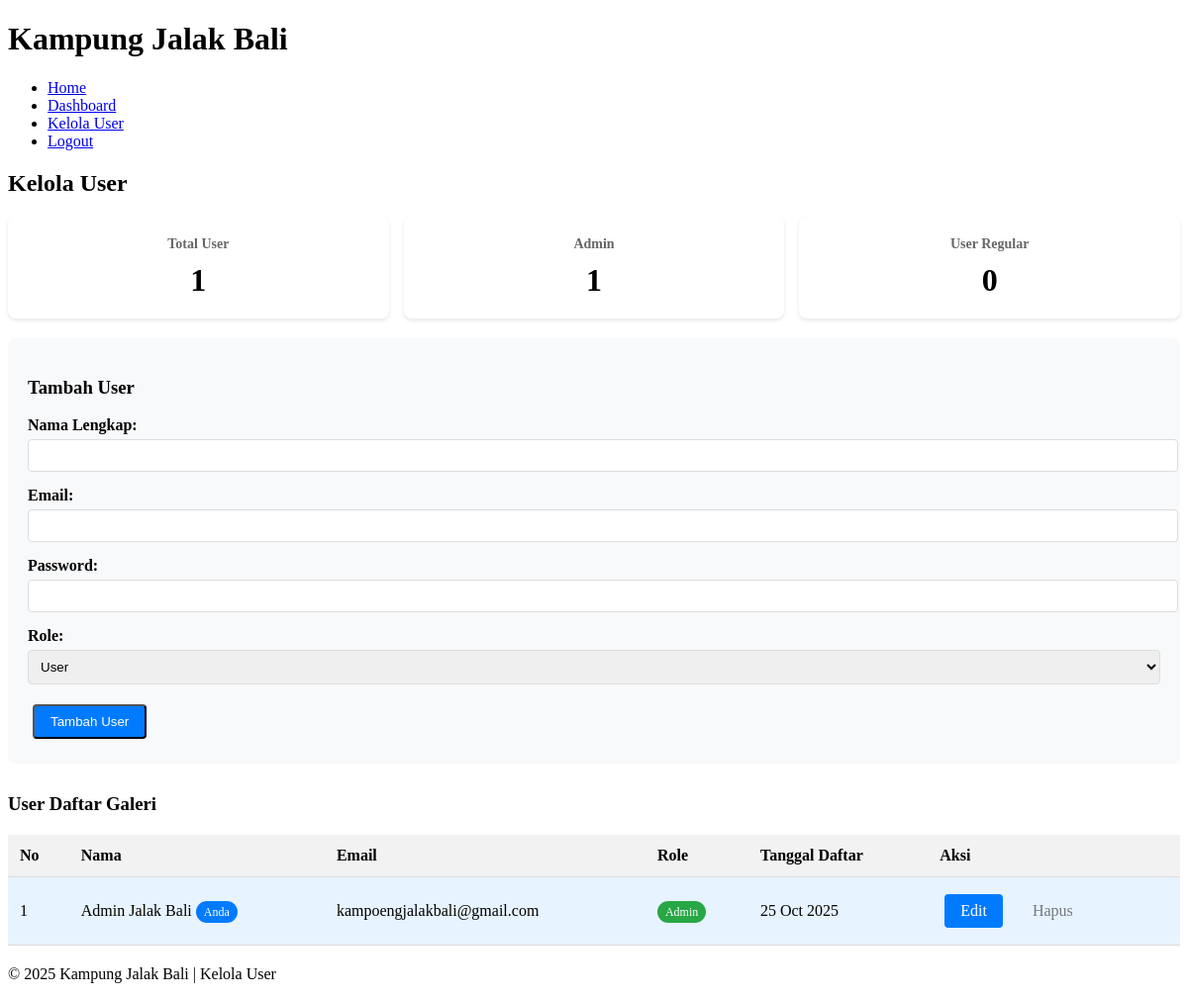
Screenshot of /crud_user.php (signed in) with the database file from the repository.
### tables this page shows
CREATE TABLE user (
  id_user INT AUTO_INCREMENT PRIMARY KEY,
  nama VARCHAR(100) NOT NULL,
  email VARCHAR(100) NOT NULL UNIQUE,
  password VARCHAR(255) NOT NULL,
  role ENUM('admin','user') DEFAULT 'user',
  tanggal_daftar DATETIME DEFAULT CURRENT_TIMESTAMP
);

### language.php (called while the page is built, shortened)
<?php
$lang = array();
function t($key) {
    global $lang;
    $language = $_SESSION['language'];
    if (isset($lang[$language][$key])) {
        return $lang[$language][$key];
    }
    return $key;
}
?>

### crud_user.php (the view, shortened to what this page needs)
<?php
include 'koneksi.php';
include 'language.php';
$per_page = 5;
$page = isset($_GET['page']) ? max(1, (int)$_GET['page']) : 1;
$offset = ($page - 1) * $per_page;
$total_q = mysqli_query($koneksi, "SELECT COUNT(*) as cnt FROM user");
$total_user_all = mysqli_fetch_assoc($total_q)['cnt'];
$query = "SELECT * FROM user ORDER BY tanggal_daftar DESC LIMIT $per_page OFFSET $offset";
$result = mysqli_query($koneksi, $query);
$user_data = mysqli_fetch_all($result, MYSQLI_ASSOC);
$edit_data = null;
$total_user = $total_user_all;
$total_admin = 0;
$total_regular = 0;
foreach ($user_data as $user) {
    if ($user['role'] === 'admin') $total_admin++;
    else $total_regular++;
}
?>
<!DOCTYPE html>
<html lang="id">
<head>
</head>
<body>
    <header>
        <div>
            <div><h1>Kampung Jalak Bali</h1></div>
            <nav>
                <ul>
                    <li><a href="index.php">Home</a></li>
                    <li><a href="dashboard.php">Dashboard</a></li>
                    <li><a href="crud_user.php"><?php echo t('manage_users'); ?></a></li>
                    <li><a href="logout.php">Logout</a></li>
                </ul>
            </nav>
        </div>
    </header>
    <section>
        <div>
            <h2><?php echo t('manage_users'); ?></h2>
            <div class="stats">
                <div class="stat-card">
                    <h3>Total User</h3>
                    <p class="number"><?php echo $total_user; ?></p>
                </div>
                <div class="stat-card">
                    <h3>Admin</h3>
                    <p class="number"><?php echo $total_admin; ?></p>
                </div>
                <div class="stat-card">
                    <h3>User Regular</h3>
                    <p class="number"><?php echo $total_regular; ?></p>
                </div>
            </div>
            <div style="background: #f8f9fa; padding: 20px; border-radius: 8px; margin-bottom: 30px;">
                <h3><?php echo $edit_data ? t('edit') : t('add'); ?> <?php echo t('user'); ?></h3>
                <form method="POST" action="">
                    <div class="form-group">
                        <label>Nama Lengkap:</label>
                        <input type="text" name="nama" value="<?php echo $edit_data['nama'] ?? ''; ?>" required>
                    </div>
                    <div class="form-group">
                        <label>Email:</label>
                        <input type="email" name="email" value="<?php echo $edit_data['email'] ?? ''; ?>" required>
                    </div>
                    <div class="form-group">
                        <label>Password:</label>
                        <input type="password" name="password" <?php echo $edit_data ? 'placeholder="Kosongkan jika tidak ingin mengubah"' : 'required'; ?>>
                    </div>
                    <div class="form-group">
                        <label>Role:</label>
                        <select name="role" required>
                            <option value="user" <?php echo ($edit_data['role'] ?? '') === 'user' ? 'selected' : ''; ?>>User</option>
                        </select>
                    </div>
                    <button type="submit" name="<?php echo $edit_data ? 'edit' : 'tambah'; ?>" class="btn btn-primary">
                        <?php echo $edit_data ? t('update') : t('add'); ?> <?php echo t('user'); ?>
                    </button>
                </form>
            </div>
            <div>
                <h3><?php echo t('user'); ?> <?php echo t('gallery_list');  ?></h3>
                <table>
                    <thead>
                        <tr>
                            <th>No</th>
                            <th>Nama</th>
                            <th>Email</th>
                            <th>Role</th>
                            <th>Tanggal Daftar</th>
                            <th>Aksi</th>
                        </tr>
                    </thead>
                    <tbody>
                        <?php foreach ($user_data as $index => $user): ?>
                        <tr class="<?php echo $user['id_user'] == $_SESSION['user_id'] ? 'current-user' : ''; ?>">
                            <td><?php echo $offset + $index + 1; ?></td>
                            <td>
                                <?php echo $user['nama']; ?>
                                <?php if ($user['id_user'] == $_SESSION['user_id']): ?>
                                    <span class="badge badge-primary">Anda</span>
                                <?php endif; ?>
                            </td>
                            <td><?php echo $user['email']; ?></td>
                            <td>
                                <span class="badge <?php echo $user['role'] === 'admin' ? 'badge-success' : 'badge-secondary'; ?>">
                                    <?php echo ucfirst($user['role']); ?>
                                </span>
                            </td>
                            <td><?php echo date('d M Y', strtotime($user['tanggal_daftar'])); ?></td>
                            <td>
                                <a href="crud_user.php?edit=<?php echo $user['id_user']; ?>" class="btn btn-primary">Edit</a>
                                <?php if ($user['id_user'] != $_SESSION['user_id']): ?>
                                <a href="crud_user.php?hapus=<?php echo $user['id_user']; ?>"
                                   class="btn btn-danger"
                                   onclick="return confirm('Yakin hapus user <?php echo $user['nama']; ?>?')">
                                    Hapus
                                </a>
                                <?php else: ?>
                                <span class="btn btn-secondary" style="opacity: 0.5;">Hapus</span>
                                <?php endif; ?>
                            </td>
                        </tr>
                        <?php endforeach; ?>
                    </tbody>
                </table>
            </div>
        </div>
    </section>
    <footer>
        <div>
            <p>&copy; 2025 Kampung Jalak Bali | Kelola User</p>
        </div>
    </footer>
</body>
</html>

### crud_user.php (style rules this page uses)
table { width: 100%; border-collapse: collapse; margin: 20px 0; }
th, td { padding: 12px; text-align: left; border-bottom: 1px solid #ddd; }
th { background-color: #f2f2f2; }
.btn { padding: 8px 16px; margin: 5px; text-decoration: none; border-radius: 4px; display: inline-block; }
.btn-primary { background: #007bff; color: white; }
.badge { padding: 4px 8px; border-radius: 12px; font-size: 12px; }
.badge-success { background: #28a745; color: white; }
.badge-primary { background: #007bff; color: white; }
.form-group { margin-bottom: 15px; }
.form-group label { display: block; margin-bottom: 5px; font-weight: bold; }
.form-group input, .form-group select { width: 100%; padding: 8px; border: 1px solid #ddd; border-radius: 4px; }
.stats { display: grid; grid-template-columns: repeat(auto-fit, minmax(200px, 1fr)); gap: 15px; margin: 20px 0; }
.stat-card { background: white; padding: 20px; border-radius: 8px; box-shadow: 0 2px 4px rgba(0,0,0,0.1); text-align: center; }
.stat-card h3 { margin: 0 0 10px 0; font-size: 14px; color: #666; }
.stat-card .number { font-size: 32px; font-weight: bold; margin: 0; }
.current-user { background-color: #e7f3ff !important; }

### rows the page displays
user: index "1", nama "Admin Jalak Bali", shows "Anda", email "kampoengjalakbali@gmail.com", role "Admin", tanggal_daftar "25 Oct 2025", shows "Hapus"

### other values shown
t('manage_users') "Kelola User"
$total_user "1"
$total_admin "1"
$total_regular "0"
t('add') "Tambah"
t('user') "User"
t('gallery_list') "Daftar Galeri"
